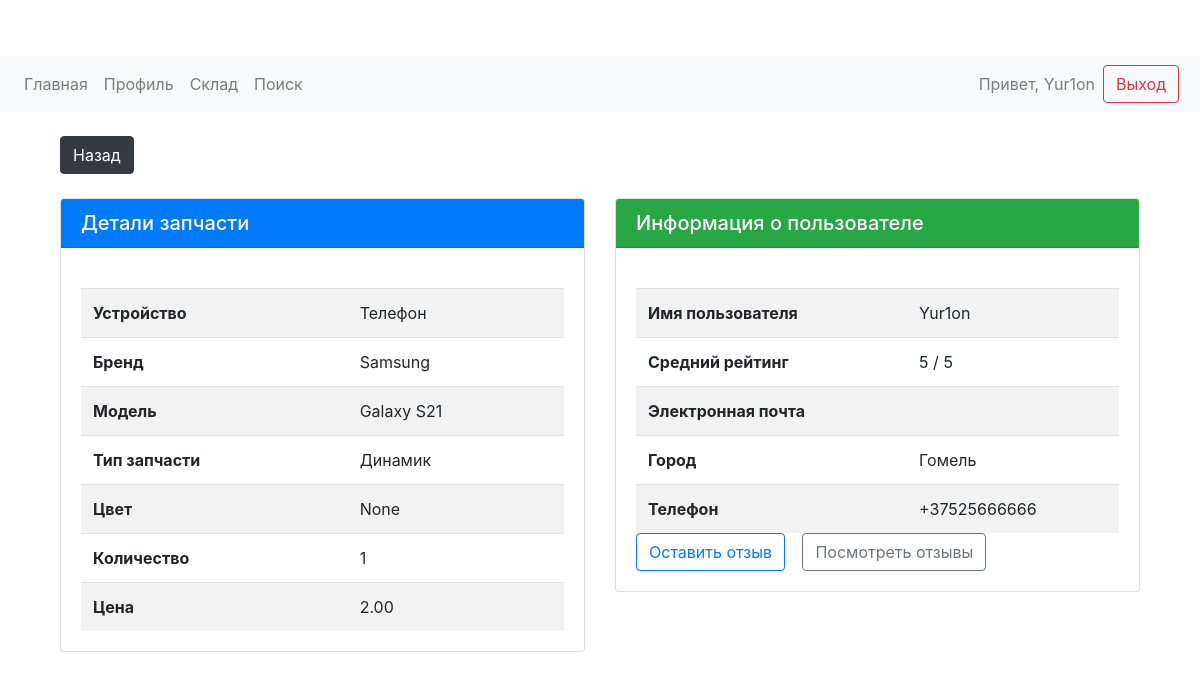
The app's page /part/1/ (signed in), older data.
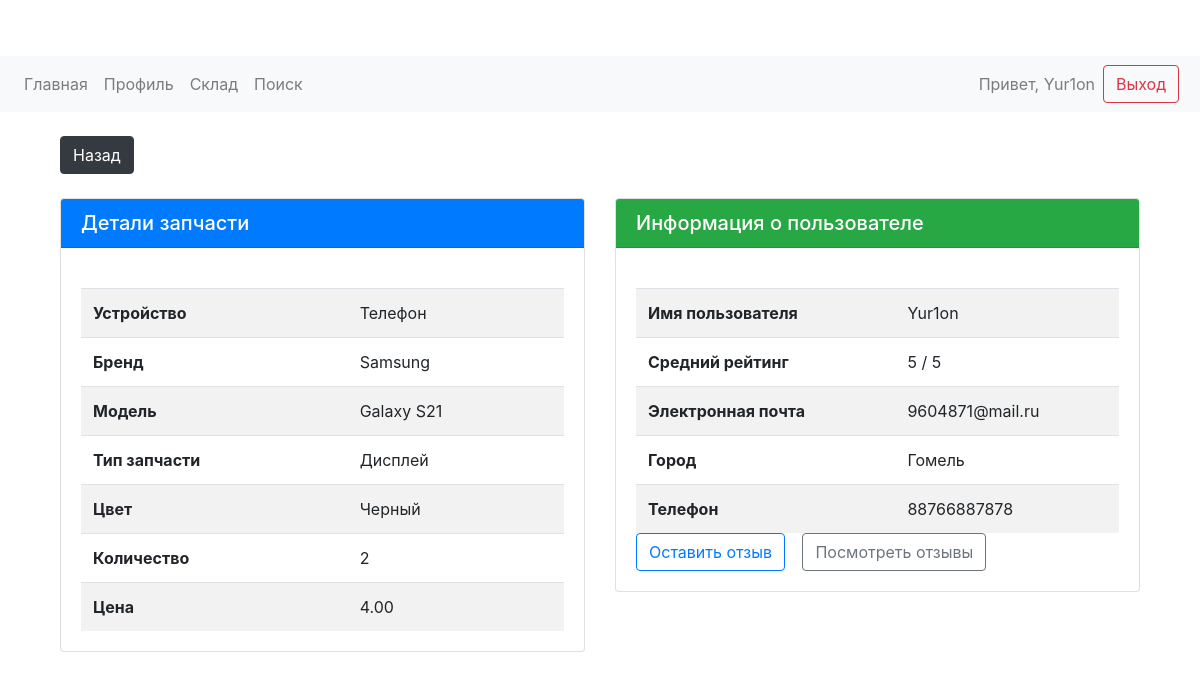
The same page, newer data.
### warehouse/models.py (models this page shows, shortened)
class Part(models.Model):
    user = models.ForeignKey(User, on_delete=models.CASCADE)
    device = models.CharField(max_length=100)
    brand = models.CharField(max_length=100)
    model = models.CharField(max_length=100)
    part_type = models.CharField(max_length=100)
    color = models.CharField(max_length=50, blank=True, null=True)
    quantity = models.IntegerField()
    price = models.DecimalField(max_digits=10, decimal_places=2)
    image = models.ImageField(upload_to='part_images/', blank=True, null=True)
    created_at = models.DateTimeField(auto_now_add=True)  # Установи auto_now_add=True

### user_profile/models.py (models this page shows, shortened)
class Profile(models.Model):
    user = models.OneToOneField(User, on_delete=models.CASCADE)
    phone = models.CharField(max_length=15)
    city = models.CharField(max_length=100)
    @property
    def average_rating(self):
        reviews = self.user.received_reviews.all()
        if reviews.exists():
            return sum(review.rating for review in reviews) / reviews.count()
        return 5  # Возвращаем 5, если нет отзывов

### warehouse/views.py (the view)
# urls.py: path('part/<int:part_id>/', views.part_detail, name='part_detail'),
@login_required
def part_detail(request, part_id):
    part = get_object_or_404(Part, id=part_id)
    return render(request, 'warehouse/part_detail.html', {'part': part})

### warehouse/templates/warehouse/part_detail.html (shortened to what this page needs)
{% extends 'warehouse/base.html' %}
{% block content %}
<div class="container">
    <a href="{% url 'search' %}" class="btn btn-dark mb-4">Назад</a>
    <div class="row">
        <div class="col-md-6">
            <div class="card">
                <div class="card-header bg-primary text-white">
                    <h5 class="mb-0">Детали запчасти</h5>
                </div>
                <div class="card-body">
                    <table class="table table-striped">
                        <tr>
                            <th>Устройство</th>
                            <td>{{ part.device }}</td>
                        </tr>
                        <tr>
                            <th>Бренд</th>
                            <td>{{ part.brand }}</td>
                        </tr>
                        <tr>
                            <th>Модель</th>
                            <td>{{ part.model }}</td>
                        </tr>
                        <tr>
                            <th>Тип запчасти</th>
                            <td>{{ part.part_type }}</td>
                        </tr>
                        <tr>
                            <th>Цвет</th>
                            <td>{{ part.color }}</td>
                        </tr>
                        <tr>
                            <th>Количество</th>
                            <td>{{ part.quantity }}</td>
                        </tr>
                        <tr>
                            <th>Цена</th>
                            <td>{{ part.price }}</td>
                        </tr>
                    </table>
                </div>
            </div>
        </div>
        <div class="col-md-6">
            <div class="card">
                <div class="card-header bg-success text-white">
                    <h5 class="mb-0">Информация о пользователе</h5>
                </div>
                <div class="card-body">
                    <table class="table table-striped">
                        <tr>
                            <th>Имя пользователя</th>
                            <td>{{ part.user.username }}</td>
                        </tr>
                        <tr>
                            <th>Средний рейтинг</th>
                            <td>{{ part.user.profile.average_rating }} / 5</td>
                        </tr>
                        <tr>
                            <th>Электронная почта</th>
                            <td>{{ part.user.email }}</td>
                        </tr>
                        <tr>
                            <th>Город</th>
                            <td>{{ part.user.profile.city }}</td>
                        </tr>
                        <tr>
                            <th>Телефон</th>
                            <td>{{ part.user.profile.phone }}</td>
                        </tr>
                    </table>
                    <a href="{% url 'add_review' part.user.id %}" class="btn btn-outline-primary">Оставить отзыв</a>
                    <a href="{% url 'view_reviews' part.user.id %}" class="btn btn-outline-secondary ml-2">Посмотреть отзывы</a>
                </div>
            </div>
        </div>
    </div>
</div>
{% endblock %}

Row changes from the older to the newer data that the page shows:
changed Part "Телефон": part_type "Динамик" → "Дисплей"; color "None" → "Черный"; quantity "1" → "2"; price "2.00" → "4.00"; user.email (not shown) → "9604871@mail.ru"; user.profile.phone "+37525666666" → "88766887878"
